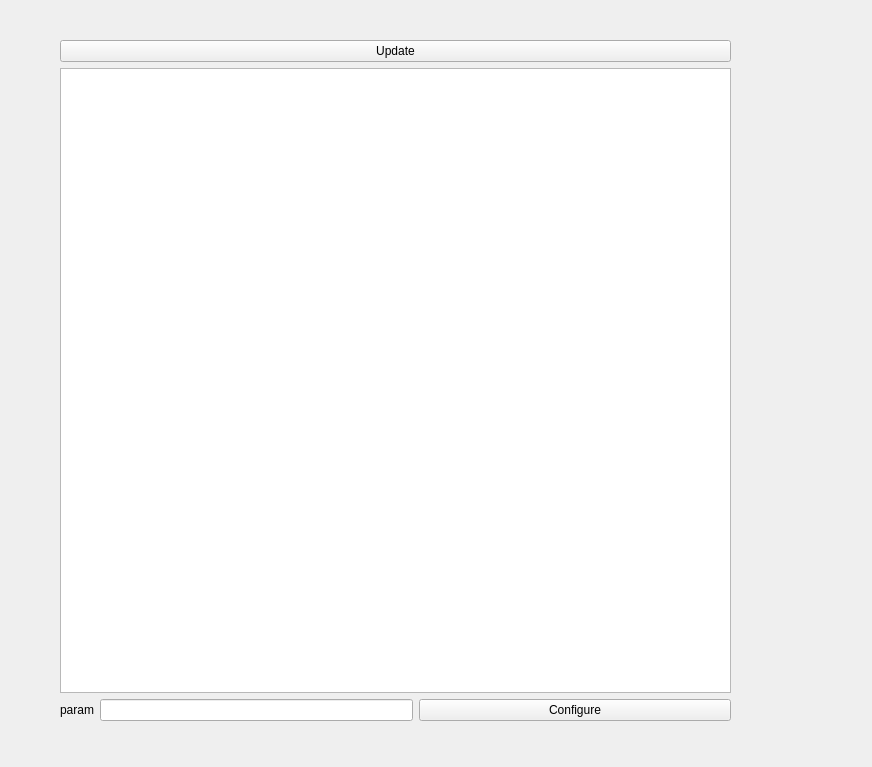
<?xml version="1.0" encoding="UTF-8"?>
<ui version="4.0">
 <class>BoardConfigurator</class>
 <widget class="QWidget" name="BoardConfigurator">
  <property name="geometry">
   <rect>
    <x>0</x>
    <y>0</y>
    <width>872</width>
    <height>767</height>
   </rect>
  </property>
  <property name="windowTitle">
   <string notr="true">Board Configurator</string>
  </property>
  <widget class="QWidget" name="gridLayoutWidget">
   <property name="geometry">
    <rect>
     <x>60</x>
     <y>40</y>
     <width>671</width>
     <height>681</height>
    </rect>
   </property>
   <layout class="QGridLayout" name="gridLayout">
    <item row="4" column="2">
     <widget class="QPushButton" name="configureButton">
      <property name="text">
       <string>Configure</string>
      </property>
     </widget>
    </item>
    <item row="4" column="1">
     <widget class="QLineEdit" name="lineEdit">
      <property name="sizePolicy">
       <sizepolicy hsizetype="Minimum" vsizetype="Fixed">
        <horstretch>0</horstretch>
        <verstretch>0</verstretch>
       </sizepolicy>
      </property>
     </widget>
    </item>
    <item row="0" column="0" colspan="3">
     <widget class="QPushButton" name="boardInfoUpdateButton">
      <property name="sizePolicy">
       <sizepolicy hsizetype="Minimum" vsizetype="Fixed">
        <horstretch>0</horstretch>
        <verstretch>0</verstretch>
       </sizepolicy>
      </property>
      <property name="text">
       <string>Update</string>
      </property>
     </widget>
    </item>
    <item row="4" column="0">
     <widget class="QLabel" name="paramLabel">
      <property name="sizePolicy">
       <sizepolicy hsizetype="Fixed" vsizetype="Preferred">
        <horstretch>0</horstretch>
        <verstretch>0</verstretch>
       </sizepolicy>
      </property>
      <property name="text">
       <string>param</string>
      </property>
     </widget>
    </item>
    <item row="2" column="0" rowspan="2" colspan="3">
     <widget class="QTreeView" name="boardInfoTreeView">
      <property name="sizePolicy">
       <sizepolicy hsizetype="Preferred" vsizetype="Expanding">
        <horstretch>0</horstretch>
        <verstretch>0</verstretch>
       </sizepolicy>
      </property>
     </widget>
    </item>
   </layout>
  </widget>
 </widget>
 <resources/>
 <connections/>
</ui>
